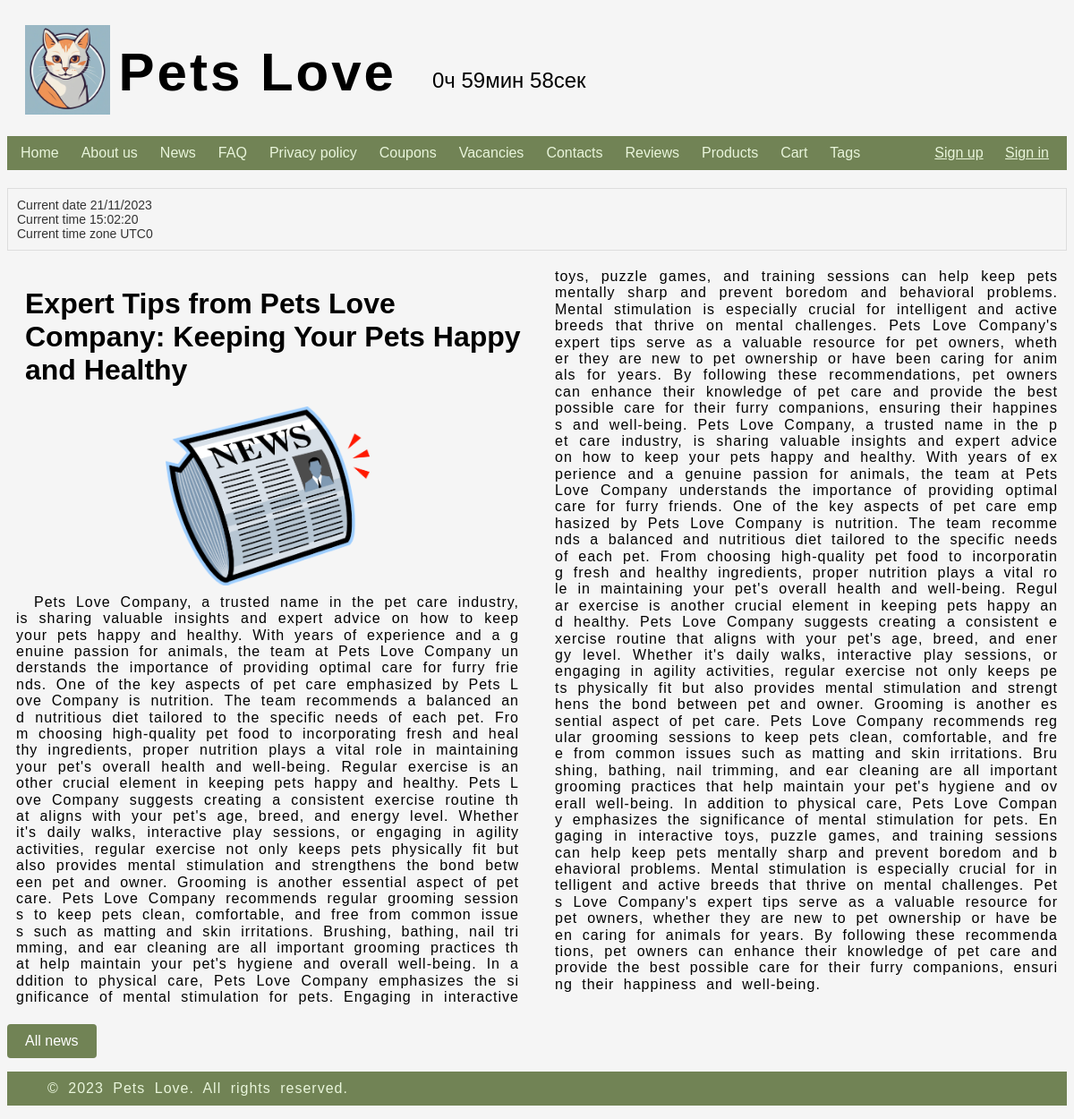
Page /news/4 on the committed database.
### shop/models.py (models this page shows)
class News(models.Model):
    title = models.CharField(max_length=100)
    news_text = models.TextField(blank=False)
    summary = models.TextField(blank=False, default="news text")
    date = models.DateField()
    image = models.ImageField(upload_to='user/', default='user/test.jpg')

### shop/views.py (the view)
# urls.py: path('news/<int:id>', views.news_article, name='news_article'),
def news_article(request, id):
    article = get_object_or_404(News, id=id)
    return render(request, 'information/news_article.html', {'article': article})

### shop/templates/information/news_article.html
{% extends "base.html" %}
{% load static %}
{% block extra_stylesheets %}
  <link rel="stylesheet" href={% static 'shop/news_more.css' %}>
{% endblock %}
{% block content %}
<body>
    <div class="article-container">
    <h1>{{article.title}}</h1>
     <img src={{article.image.url}} alt="not found", height="100">
            <p>
                {{article.news_text}}
            </p>
    </div>
    <div class="all-button">
        <a href='/news'>All news</a>
    </div>
</body>
{% endblock %}

### shop/static/shop/styles_base.css (style rules this page uses)
body { font-family: 'Monseratt', Arial, sans-serif; padding: 0; background-color: #F5F5F5; overflow-x: hidden; }
p { margin: 15px; padding: 10px; text-indent: 20px; line-height: 1.15; text-transform: initial; word-spacing: 5px; letter-spacing: 1px; hyphens: auto; word-break: break-all; font-family: 'Monseratt', sans-serif; text-align: justify; font-kerning: normal; }
h1, h2, h3 { margin-left: 20px; }

### shop/static/shop/news_more.css (style rules this page uses)
.article-container { column-count: 2; column-gap: 20px; }
.article-container img { display: block; margin: 0 auto; height: auto; max-height: 200px; }
.article-container p { margin: 0; }
.all-button { background-color: #718355; border: none; padding: 10px 20px; border-radius: 4px; width: 60px; margin-top: 20px; }
.all-button a { color: #fff; text-decoration: none; }

### rows in the picture
News: title "Expert Tips from Pets Love Company: Keeping Your Pets Happy and Healthy", image (picture), news_text "Pets Love Company, a trusted name in the pet care industry, is sharing valuable insights and expert advice on how to keep your pets happy and healthy. With years of experience and a genuine passion for animals, the team at Pets Love Company understands the importance of providing optimal care for furry friends. One of the key aspects of pet care emphasized by Pets Love Company is nutrition. The team recommends a balanced and nutritious diet tailored to the specific needs of each pet. From choosing high-quality pet food to incorporating fresh and healthy ingredients, proper nutrition plays a vital role in maintaining your pet's overall health and well-being. Regular exercise is another…"
